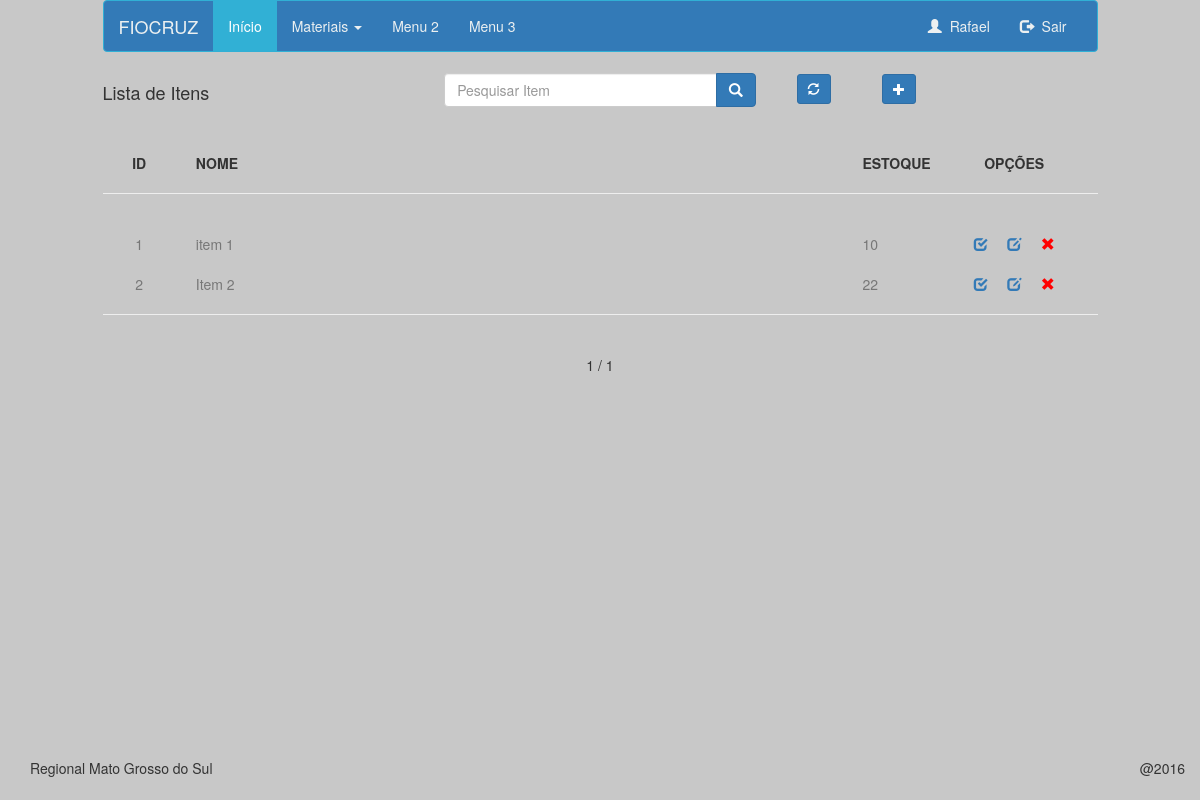
The page /item/ (signed in) on the database as committed earlier.
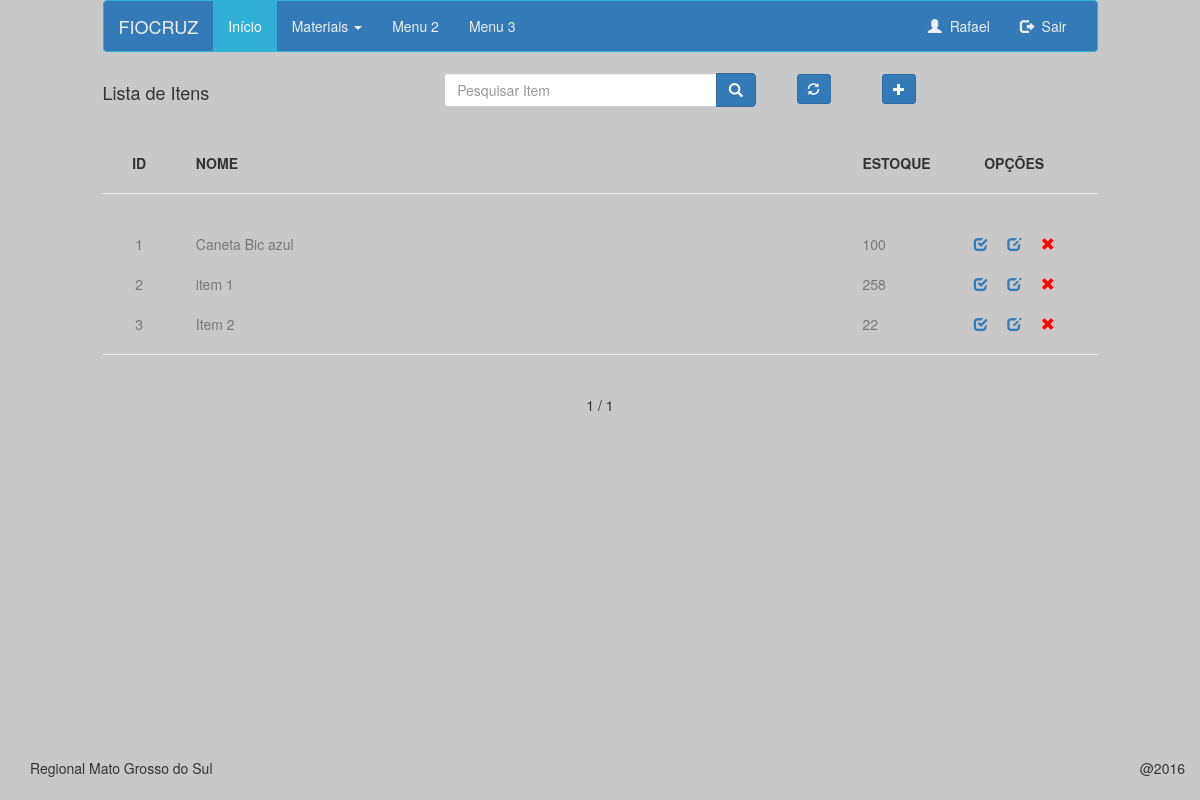
The same page on the database as committed later.
### item/models.py (models this page shows, shortened)
class Item(models.Model):
	nome 		= models.CharField(max_length=40,null=False)
	estoque		= models.IntegerField()
	criado	 	= models.DateTimeField(auto_now=False,auto_now_add=True)
	atualizado 	= models.DateTimeField(auto_now=True,auto_now_add=False)
	usuario	    = models.ForeignKey(settings.AUTH_USER_MODEL)
	class Meta:
		ordering = ['-atualizado','-criado']
		permissions = (
            ('pode_administrar', 'Pode Administrar'),
        )
	def get_absolute_url(self):
		return reverse('item:detalhe', kwargs={'id':self.id})

### item/views.py (the view)
@login_required
def item_lista(request):
	queryset_list = Item.objects.all()
	page_request_var='Pagina'
	query = request.GET.get('q')
	if query:
		queryset_list = queryset_list.filter(nome__icontains=query)
	paginator = Paginator(queryset_list, 8)
	page = request.GET.get(page_request_var)
	try:
		queryset_list = paginator.page(page)
	except PageNotAnInteger:
		queryset_list = paginator.page(1)
	except EmptyPage:
		queryset_list = paginator.page(paginator.num_pages)
	context = { 'itens':queryset_list,
				'page_request_var':page_request_var }
	return render(request,'item_lista.html', context)

### item/templates/item_lista.html (shortened to what this page needs)
{% extends 'base.html' %}
{% block header %}
<div class="row">
    <div class="col-sm-4">
        <h4>Lista de Itens</h4>
    </div>
    <form method='GET' action=''>
	    <div class="col-sm-4">
	        <div class="input-group">
	            <input name="q" class="form-control" id="search" type="text" placeholder="Pesquisar Item" value='{{request.GET.q}}'>
		            <span class="input-group-btn">
	                <button title='Pesquisar' class="btn btn-primary" type="submit">
	                    <span class="glyphicon glyphicon-search"></span>
	                </button>
	            </span>
	        </div>
		</div>
	    <div class="col-sm-2">
	    </div>
    </form>
    <div class="col-sm-2">
    </div>
    <form>
    	<div class="col-sm-1 text-center">
        	<button title='Atualizar lista' class='btn btn-primary btn-sm' type='submit' formaction="{%  url 'item:lista' %}">
	        	<span class="glyphicon glyphicon-refresh"></span></button>
    	</div>
    	<div class="col-sm-1 text-center">
    	{% if perms.armazem.pode_administrar %}
        	<button title='Novo Ítem' class='btn btn-primary btn-sm' type='submit' formaction="{%  url 'item:cria' %}">
	        	<span class="glyphicon glyphicon-plus"></span></button>
	    {% endif %}
    	</div>
   	</form>
</div>
{% endblock %}
{% block main %}
	<br><br>
	<div class='row'>
		<div class='col-sm-12'>
		    <ul class="list-inline">
		    	<div class='col-sm-1 text-center'>
		        	<li><strong>ID</strong></li>
		        </div>
		        <div class='col-sm-8'>
		        	<li><strong>NOME</strong></li>
		        </div>
		        <div class='col-sm-1'>
		        	<li><strong>ESTOQUE</strong></li>
		        </div>
		        <div class='col-sm-2 text-center'>
		        	<li><strong>OPÇÕES</strong></li>
		    	</div>
		    </ul>
	    </div>
    </div><hr>
	{% for obj in itens %}
	    <div class='row'><br>
	    	<div class='col-sm-12 text-muted'>
			    <ul class="list-inline">
			    <div class='col-sm-1'>
			        <li class='text-center'>{{forloop.counter}}</li>
			    </div>
			    <div class='col-sm-8'>
			        <li>{{obj.nome}}</li>
			    </div>
			    <div class='col-sm-1'>
			        <li>{{obj.estoque}}</li>
			    </div>
			    <div class='col-sm-2 text-center'>
	                <a href='{{ obj.get_absolute_url }}'>
	                   	<span title='Visualizar' class="glyphicon glyphicon-check"></span>
	                </a>&nbsp;&nbsp;&nbsp;
	                {% if perms.armazem.pode_administrar %}
	                <a href='{% url "item:edita" obj.id %}'>
	                   	<span title='Editar' class="glyphicon glyphicon-edit"></span>
	                </a>&nbsp;&nbsp;&nbsp;
	                <a href='{% url "item:apaga" obj.id %}'>
	                   	<span style="color:red" title='Excluir' class="glyphicon glyphicon-remove"></span>
	                </a>
	                {% endif %}
			    </div>
			    </ul>
		    </div>
	  	</div>
	{% endfor %}
	<hr>
	<div class='text-center'>
	<div class="pagination">
	    <span class="step-links">
	        <span class="current">
	            {{ itens.number }} / {{ itens.paginator.num_pages }}
	        </span>
	    </span>
	</div>
	</div>
{% endblock %}

Rows that differ between the two databases and show on the page:
added Item: nome "Caneta Bic azul", estoque "100"
changed Item "item 1": estoque "10" → "258"
